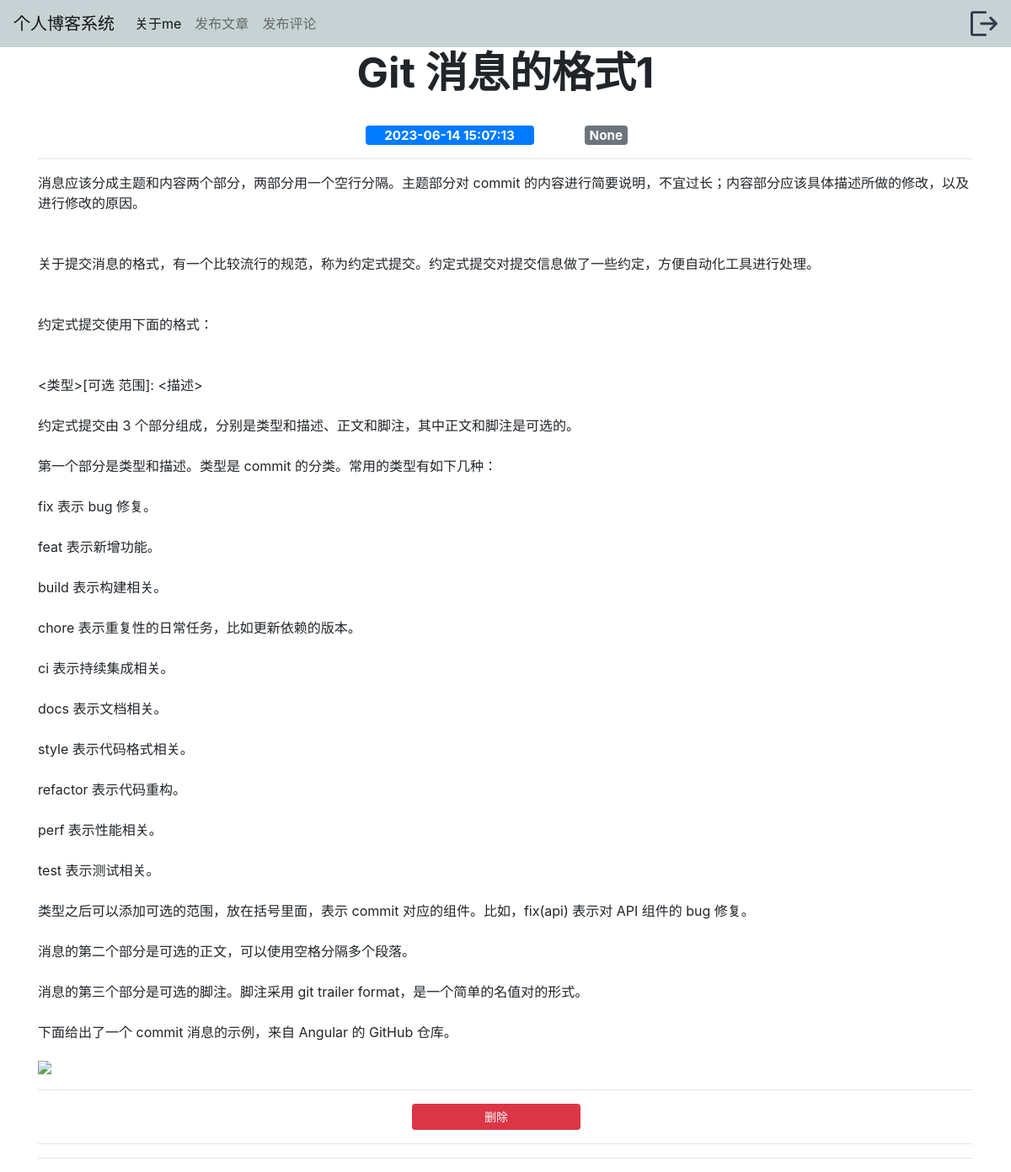
/posts/6, run on the app's committed database.
### tables this page shows
CREATE TABLE posts (
    id INTEGER PRIMARY KEY AUTOINCREMENT,
    created TIMESTAMP NOT NULL DEFAULT CURRENT_TIMESTAMP,
    title TEXT NOT NULL,
    content TEXT NOT NULL,
    brief TEXT  ,
    tag TEXT
, url TEXT, img TEXT);

### blog.py (the view)
@app.route('/posts/<int:post_id>')
def post(post_id):
    post = get_post(post_id)
    return render_template('post.html', post=post)

### blog.py (called while the page is built)
def get_db_connection():
    conn = sqlite3.connect('database.db')
    conn.row_factory = sqlite3.Row
    return conn

def get_post(post_id):
    conn = get_db_connection()
    post = conn.execute('SELECT * FROM posts WHERE id = ?',
                        (post_id,)).fetchone()
    conn.close()
    return post

### templates/post.html (shortened to what this page needs)
{% extends 'base.html' %}
{% block content %}
<h2 style="text-align:center;font-size:50px;font-weight:bolder"> {{ post['title'] }} </h2>
<br>
<div>
    <span class="badge time" style="margin-left:35%">{{ post['created'] }}</span>
    <span class="badge badge-secondary" style="margin-left:5%">{{ post['img'] }}</span>
</div>
<hr>
<p style="white-space: pre-wrap;word-wrap: break-word;">{{ post['content'] }}</p>
<img id='myimg' src="{{post['img']}}" style="width:200px">
<hr>
<form action="{{ url_for('delete', id=post['id']) }}" method="POST">
    <input type="submit" value="删除" class="btn btn-danger btn-sm" style="margin-left:40%;margin-button:50px;width:200px"
           onclick="return confirm('确定要删除吗?')">
</form>
<hr>
<hr>
{% endblock %}

### data on the page
posts: title "Git 消息的格式1", created "2023-06-14 15:07:13", content "消息应该分成主题和内容两个部分，两部分用一个空行分隔。主题部分对 commit 的内容进行简要说明，不宜过长；内容部分应该具体描述所做的修改，以及进行修改的原因。 关于提交消息的格式，有一个比较流行的规范，称为约定式提交。约定式提交对提交信息做了一些约定，方便自动化工具进行处理。 约定式提交使用下面的格式： <类型>[可选 范围]: <描述> 约定式提交由 3 个部分组成，分别是类型和描述、正文和脚注，其中正文和脚注是可选的。 第一个部分是类型和描述。类型是 commit 的分类。常用的类型有如下几种： fix 表示 bug 修复。 feat 表示新增功能。 build 表示构建相关。 chore 表示重复性的日常任务，比如更新依赖的版本。 ci 表示持续集成相关。 docs 表示文档相关。 style 表示代码格式相关。 refactor 表示代码重构。 perf 表示性能相关。 test 表示测试相关。 类型之后可以添加可选的范围，放在括号里面，表示 commit 对应的组件。比如，fix(api) 表示对 API 组件的 bug 修复。 消息的第二个部分是可选的正文，可以使用空格分隔多个段落。 消息的第三个部分是可选的脚注。脚注采用 git trailer format，是一个简单的名值对的形式。 下面给出了一个 commit 消息的示例，来自 Angular 的 GitHub 仓库。"

### other printed values
{{ post['img'] }} "None"
